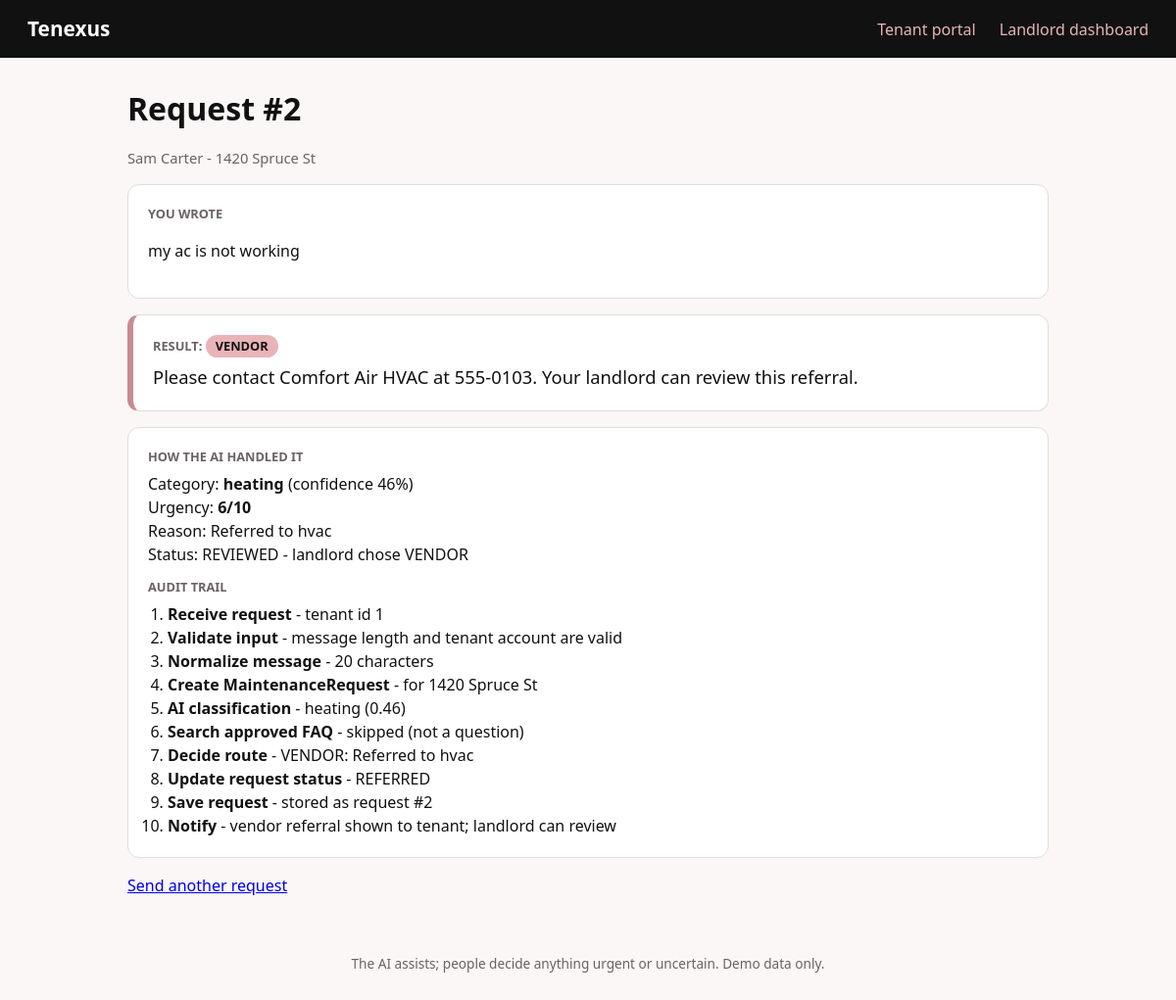
Screenshot of /requests/2 with the database file from the repository.
### tables this page shows
CREATE TABLE requests (
    id             INTEGER PRIMARY KEY,
    tenant_id      INTEGER NOT NULL REFERENCES tenants(id),
    property_id    INTEGER NOT NULL REFERENCES properties(id),
    message        TEXT NOT NULL CHECK (length(message) BETWEEN 5 AND 1000),
    created_at     TEXT NOT NULL DEFAULT (strftime('%Y-%m-%d %H:%M:%f', 'now')),
    category       TEXT NOT NULL CHECK (category IN
                   ('plumbing','electrical','heating','appliance','pests','lockout','safety','noise','question')),
    confidence     REAL NOT NULL CHECK (confidence BETWEEN 0 AND 1),
    urgency        INTEGER NOT NULL CHECK (urgency BETWEEN 0 AND 10),
    route          TEXT NOT NULL CHECK (route IN ('ANSWER','VENDOR','ESCALATE')),
    reason         TEXT NOT NULL,
    vendor_name    TEXT,
    vendor_phone   TEXT,
    answer_text    TEXT,
    status         TEXT NOT NULL CHECK (status IN
                   ('NEW','TRIAGED','ANSWERED','REFERRED','ESCALATED','REVIEWED')),
    landlord_route TEXT CHECK (landlord_route IN ('ANSWER','VENDOR','ESCALATE')),
    reviewed_at    TEXT,
    -- a request is reviewed exactly when the landlord's route is filled in
    CHECK ((landlord_route IS NULL) = (reviewed_at IS NULL))
);

CREATE TABLE tenants (
    id          INTEGER PRIMARY KEY,
    property_id INTEGER NOT NULL REFERENCES properties(id),
    name        TEXT NOT NULL CHECK (length(trim(name)) > 0),
    email       TEXT NOT NULL UNIQUE CHECK (email LIKE '%_@_%._%')
);

CREATE TABLE properties (
    id          INTEGER PRIMARY KEY,
    landlord_id INTEGER NOT NULL REFERENCES landlords(id),
    address     TEXT NOT NULL UNIQUE
);

CREATE TABLE audit_log (
    id         INTEGER PRIMARY KEY,
    request_id INTEGER NOT NULL REFERENCES requests(id),
    step       INTEGER NOT NULL CHECK (step BETWEEN 1 AND 10),
    step_name  TEXT NOT NULL,
    detail     TEXT NOT NULL
);

### webapp/app.py (the view)
    @app.get("/requests/<int:request_id>")
    def request_page(request_id):
        row = repo.get_request(request_id)
        if row is None:
            raise NotFound("That request does not exist.")
        return render_template("request.html", r=present(row), audit=repo.audit_for(request_id))

### webapp/repository.py (called while the page is built)
    @contextmanager
    def connect(self):
        conn = sqlite3.connect(self.db_path)
        conn.row_factory = sqlite3.Row
        conn.execute("PRAGMA foreign_keys = ON")
        try:
            yield conn
            conn.commit()
        except Exception:
            conn.rollback()
            raise
        finally:
            conn.close()

    def get_request(self, request_id):
        with self.connect() as db:
            row = db.execute("SELECT * FROM request_details WHERE id = ?", (request_id,)).fetchone()
        return dict(row) if row else None

    def audit_for(self, request_id):
        with self.connect() as db:
            return [dict(r) for r in db.execute(
                "SELECT step, step_name, detail FROM audit_log WHERE request_id = ? ORDER BY step", (request_id,))]

### webapp/workflow.py (called while the page is built)
def tenant_message(route, reason, category, answer, vendor_name, vendor_phone):
    emergency = reason.startswith("Safety keyword") or category == "safety"
    if route == "ANSWER":
        return answer
    if route == "VENDOR":
        return (f"Please contact {vendor_name} at {vendor_phone}. "
                "Your landlord can review this referral.")
    text = "Your landlord has been alerted and will follow up."
    if emergency:
        text = ("If anyone is in danger, or you smell gas or see smoke or fire, leave the area and call 911. "
                + text)
    return text

### webapp/templates/request.html (shortened to what this page needs)
{% extends "base.html" %}
{% block content %}
<h1>Request #{{ r.id }}</h1>
<p class="muted">{{ r.tenant_name }} - {{ r.property_address }}</p>
<div class="card">
  <p class="label">You wrote</p>
  <p>{{ r.message }}</p>
</div>
<div class="card result {{ r.route|lower }}">
  <p class="label">Result: <span class="pill {{ r.route|lower }}">{{ r.route }}</span></p>
  <p class="big">{{ r.tenant_message }}</p>
</div>
<div class="card">
  <p class="label">How the AI handled it</p>
  <ul class="plain">
    <li>Category: <strong>{{ r.category }}</strong> (confidence {{ '%.0f' % (r.confidence * 100) }}%)</li>
    <li>Urgency: <strong>{{ r.urgency }}/10</strong></li>
    <li>Reason: {{ r.reason }}</li>
    <li>Status: {{ r.status }}{% if r.landlord_route %} - landlord chose {{ r.landlord_route }}{% endif %}</li>
  </ul>
  <p class="label">Audit trail</p>
  <ol class="audit">
    {% for a in audit %}<li><strong>{{ a.step_name }}</strong> - {{ a.detail }}</li>{% endfor %}
  </ol>
</div>
<p><a href="{{ url_for('portal') }}">Send another request</a></p>
{% endblock %}

### webapp/static/style.css (style rules this page uses)
:root { --ink:#111; --bg:#faf7f6; --pink:#e8b4b8; --pink-dark:#c98a90; --line:#e4dcdb; --muted:#6b6264; }
* { box-sizing: border-box; }
body { margin:0; font-family: system-ui, -apple-system, "Segoe UI", Arial, sans-serif; background:var(--bg); color:var(--ink); line-height:1.5; }
h1 { margin:.2em 0; }
.muted { color:var(--muted); font-size:.92rem; }
.card { background:#fff; border:1px solid var(--line); border-radius:12px; padding:20px; margin:16px 0; }
.label { font-size:.8rem; text-transform:uppercase; color:var(--muted); font-weight:700; margin:0 0 6px; }
.big { font-size:1.15rem; margin:0; }
.result { border-left:6px solid var(--pink); }
.result.vendor { border-left-color:var(--pink-dark); }
.pill { display:inline-block; padding:2px 10px; border-radius:999px; font-size:.8rem; font-weight:700; background:var(--pink); color:var(--ink); }
ul.plain { list-style:none; padding:0; margin:0 0 12px; }
ol.audit { padding-left:20px; margin:6px 0 0; }

### rows the page displays
requests: id "2", message "my ac is not working", route "VENDOR", category "heating", r.confidence*100 "46", urgency "6", reason "Referred to hvac", status "REVIEWED", landlord_route "VENDOR"
tenants: tenant_name "Sam Carter"
properties: property_address "1420 Spruce St"
audit_log: step_name "Receive request", detail "tenant id 1"
audit_log: step_name "Validate input", detail "message length and tenant account are valid"
audit_log: step_name "Normalize message", detail "20 characters"
audit_log: step_name "Create MaintenanceRequest", detail "for 1420 Spruce St"
audit_log: step_name "AI classification", detail "heating (0.46)"
audit_log: step_name "Search approved FAQ", detail "skipped (not a question)"
audit_log: step_name "Decide route", detail "VENDOR: Referred to hvac"
audit_log: step_name "Update request status", detail "REFERRED"
audit_log: step_name "Save request", detail "stored as request #2"
audit_log: step_name "Notify", detail "vendor referral shown to tenant; landlord can review"

### other values shown
{{ r.tenant_message }} "Please contact Comfort Air HVAC at 555-0103. Your landlord can review this referral."
